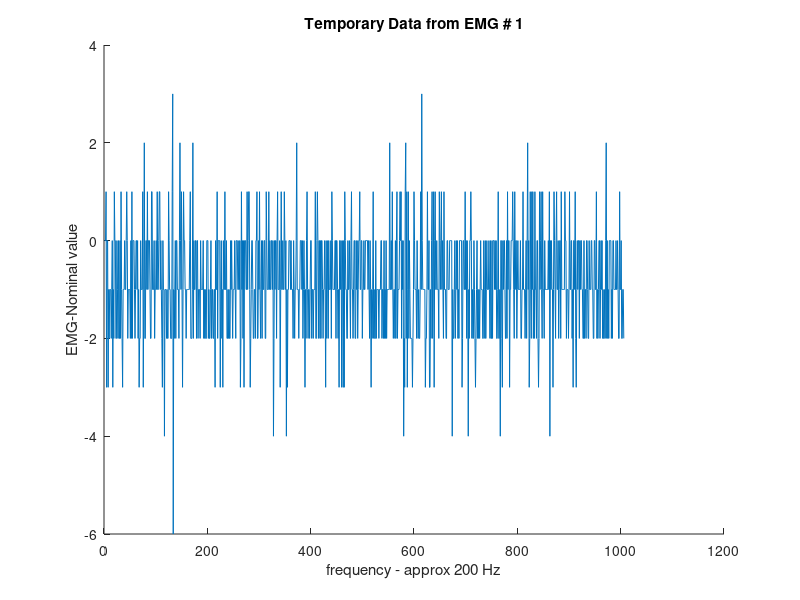
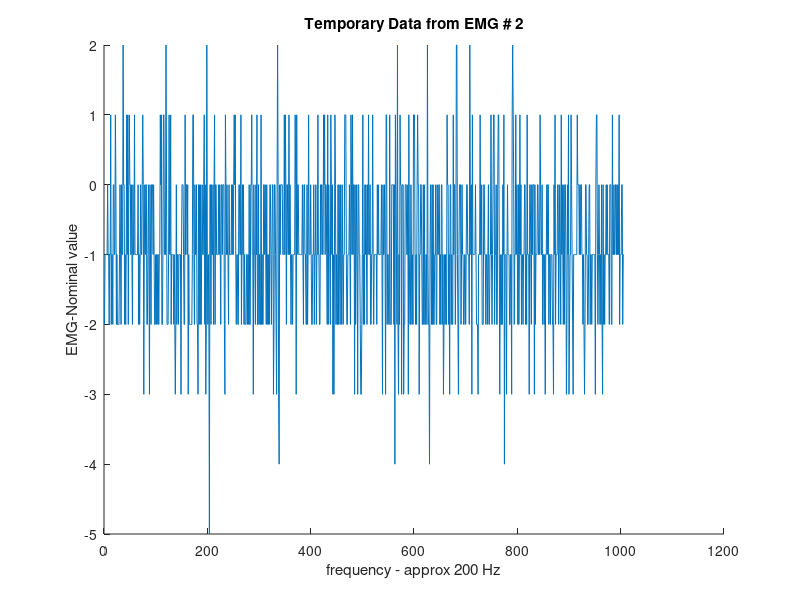
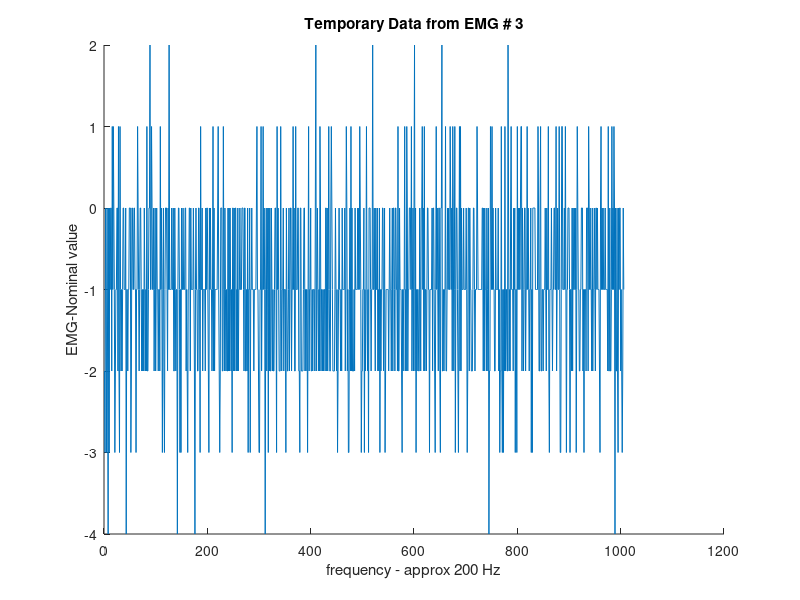
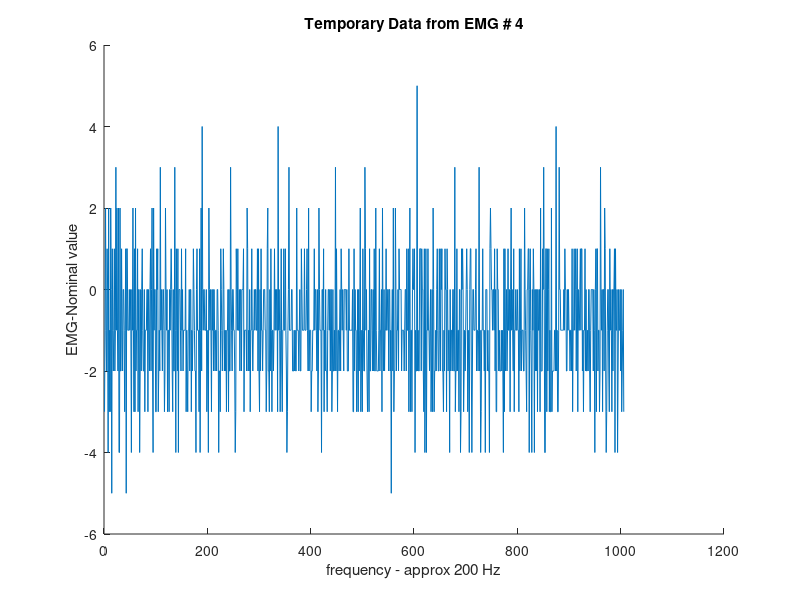

Source code (MATLAB) for these figures, in order:
% EMG Data 

base = csvread('06021/HoldStill.csv');

nval = size(base,1);
mval = size(base,2);

%% rectify signals
% for i=1:nval
%    for j=1:mval
%        if (base(i,j) < 0)
%           base(i,j) = 0;
%        end
%    end
% end

%% Plotting
t = linspace(1, nval, nval);
% Plot for each EMG 

Base_avg=mean(base);

for i=1:mval
    figure(i)
    hold on
    plot(t, base(:,i));
    hold off
    str = sprintf('Temporary Data from EMG # %d',i);
    title(str);
    xlabel('frequency - approx 200 Hz')
    ylabel('EMG-Nominal value');
end



% Base -  Plot Norm
norm_base = zeros(nval,1);
for i=1:size(base,1);
  norm_base(i) = norm(base(i,1:8));
end
    
figure(1000)
hold on
plot(t, norm_base);
title('Temporary EMG Data - Norm');
xlabel('frequency - approx 200 Hz')
ylabel('EMG-Vector Norm');
hold off

